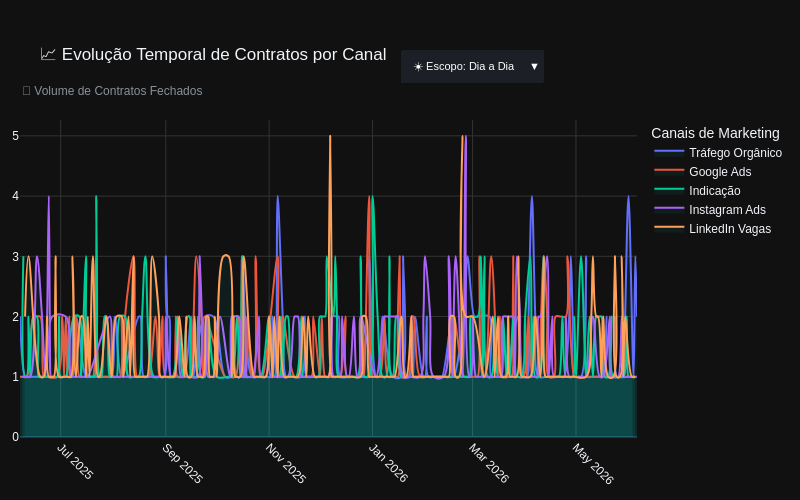

Source (notebook cell):
### Code cell
# =========================================================================
# TASK 5.3.3: RENDERIZAÇÃO DA CURVA TEMPORAL COM FILTRO DROP_DOWN COMPACTO
# =========================================================================
import plotly.graph_objects as go
import plotly.express as px
import pandas as pd

# 1. ENGENHARIA DE DADOS: Criando as 3 visões temporais antes do gráfico
df_temporal = df_analise.copy()
df_temporal['data_venda'] = pd.to_datetime(df_temporal['data_venda'])

# Extraímos as chaves textuais de tempo
df_temporal['Visao_Dia'] = df_temporal['data_venda'].dt.strftime('%Y-%m-%d')
df_temporal['Visao_Semana'] = df_temporal['data_venda'].dt.strftime('%Y-Sem %W')
df_temporal['Visao_Mes'] = df_temporal['data_venda'].dt.strftime('%Y-%m')

# Agrupamos as 3 tabelas que os botões vão alternar
df_dia = df_temporal.groupby(['Visao_Dia', 'canal_aquisicao']).size().reset_index(name='Contratos').sort_values('Visao_Dia')
df_semana = df_temporal.groupby(['Visao_Semana', 'canal_aquisicao']).size().reset_index(name='Contratos').sort_values('Visao_Semana')
df_mes = df_temporal.groupby(['Visao_Mes', 'canal_aquisicao']).size().reset_index(name='Contratos').sort_values('Visao_Mes')

# =========================================================================
# 2. CONSTRUÇÃO DO GRÁFICO (Injetando as Linhas Suaves sem marcadores)
# =========================================================================
lista_canais = df_temporal['canal_aquisicao'].unique()
num_canais = len(lista_canais)
fig_diario = go.Figure()

# 🔹 BLOCO A: Dados DIÁRIOS (Ativos por padrão: visible=True)
for canal in lista_canais:
    df_c = df_dia[df_dia['canal_aquisicao'] == canal]
    fig_diario.add_trace(go.Scatter(
        x=df_c['Visao_Dia'], y=df_c['Contratos'], name=canal, 
        mode='lines', line_shape='spline', visible=True,
        fill='tozeroy', fillcolor='rgba(0, 242, 254, 0.05)'
    ))

# 🔹 BLOCO B: Dados SEMANAIS (Escondidos por padrão: visible=False)
for canal in lista_canais:
    df_c = df_semana[df_semana['canal_aquisicao'] == canal]
    fig_diario.add_trace(go.Scatter(
        x=df_c['Visao_Semana'], y=df_c['Contratos'], name=canal, 
        mode='lines', line_shape='spline', visible=False,
        fill='tozeroy', fillcolor='rgba(0, 242, 254, 0.05)'
    ))

# 🔹 BLOCO C: Dados MENSAL (Escondidos por padrão: visible=False)
for canal in lista_canais:
    df_c = df_mes[df_mes['canal_aquisicao'] == canal]
    fig_diario.add_trace(go.Scatter(
        x=df_c['Visao_Mes'], y=df_c['Contratos'], name=canal, 
        mode='lines', line_shape='spline', visible=False,
        fill='tozeroy', fillcolor='rgba(0, 242, 254, 0.05)'
    ))

# =========================================================================
# 3. LAPIDAÇÃO CIRÚRGICA DO LAYOUT (MÁXIMA LARGURA E FILTRO PEQUENO)
# =========================================================================
fig_diario.update_layout(
    title=dict(text='📈 Evolução Temporal de Contratos por Canal', pad=dict(b=20)),
    template='plotly_dark',
    width=800,                  # Força o gráfico a abrir o máximo possível na horizontal
    height=500,                  
    legend_title='Canais de Marketing',
    hovermode='x unified',
    font=dict(family='sans-serif', size=12),
    
    # Colamos o gráfico nas bordas (l=20) e abrimos o topo (t=120) para o menu e título deitado
    margin=dict(l=20, r=20, t=120, b=60), 
    
    xaxis=dict(tickangle=45),
    yaxis=dict(title=None),      # Remove o título vertical para liberar espaço
    
    # Título do Eixo Y deitado na horizontal acima do gráfico
    annotations=[
        dict(
            text="👤 Volume de Contratos Fechados",
            xref="paper", yref="paper",
            x=0.0, y=1.12,
            showarrow=False,
            font=dict(family="sans-serif", size=12, color="#8A9299"),
            align="left"
        )
    ],
    
    # 💡 SEU NOVO FILTRO COMPACTO (DROPDOWN)
    updatemenus=[
        dict(
            type="dropdown",         # ✨ Alterado de "buttons" para "dropdown" (Cria a caixinha retrátil)
            direction="down",        # ✨ Abre a lista para baixo ao clicar
            active=0,                # Visão Diária começa selecionada
            x=0.85, y=1.22,          # Posiciona o filtro de forma limpa no topo superior direito
            bgcolor="#1C1F26",       # Cor de fundo combinando com nosso dark mode
            font=dict(color="#FFFFFF", size=11),
            buttons=list([
                dict(label="☀️ Escopo: Dia a Dia", method="update",
                     args=[{"visible": [True]*num_canais + [False]*num_canais + [False]*num_canais},
                           {"xaxis": {"title": "Cronologia (Dia a Dia)", "tickangle": 45}}]),
                
                dict(label="📆 Escopo: Semanal", method="update",
                     args=[{"visible": [False]*num_canais + [True]*num_canais + [False]*num_canais},
                           {"xaxis": {"title": "Cronologia (Semanas do Ano)", "tickangle": 45}}]),
                
                dict(label="📅 Escopo: Mensal", method="update",
                     args=[{"visible": [False]*num_canais + [False]*num_canais + [True]*num_canais},
                           {"xaxis": {"title": "Cronologia (Meses Consolidados)", "tickangle": 45}}]),
            ]),
        )
    ]
)

# Linhas de grade limpas
fig_diario.update_xaxes(showgrid=True, gridwidth=1, gridcolor='#333')
fig_diario.update_yaxes(showgrid=True, gridwidth=1, gridcolor='#333')

# Exibir o gráfico no Notebook
fig_diario.show()

### Figure 1 — Plotly figure (JSON) as saved in the notebook; plotly's stock layout.template omitted (floating-point values rounded to 4 significant figures; data arrays with more than 128 entries replaced by an {"elided": "..."} marker saying what was removed)
{"data": [{"fill": "tozeroy", "fillcolor": "rgba(0, 242, 254, 0.05)", "line": {"shape": "spline"}, "mode": "lines", "name": "Tráfego Orgânico", "type": "scatter", "visible": true, "x": {"elided": "163 str values"}, "y": {"elided": "163 int values"}}, {"fill": "tozeroy", "fillcolor": "rgba(0, 242, 254, 0.05)", "line": {"shape": "spline"}, "mode": "lines", "name": "Google Ads", "type": "scatter", "visible": true, "x": {"elided": "165 str values"}, "y": {"elided": "165 int values"}}, {"fill": "tozeroy", "fillcolor": "rgba(0, 242, 254, 0.05)", "line": {"shape": "spline"}, "mode": "lines", "name": "Indicação", "type": "scatter", "visible": true, "x": {"elided": "188 str values"}, "y": {"elided": "188 int values"}}, {"fill": "tozeroy", "fillcolor": "rgba(0, 242, 254, 0.05)", "line": {"shape": "spline"}, "mode": "lines", "name": "Instagram Ads", "type": "scatter", "visible": true, "x": {"elided": "162 str values"}, "y": {"elided": "162 int values"}}, {"fill": "tozeroy", "fillcolor": "rgba(0, 242, 254, 0.05)", "line": {"shape": "spline"}, "mode": "lines", "name": "LinkedIn Vagas", "type": "scatter", "visible": true, "x": {"elided": "176 str values"}, "y": {"elided": "176 int values"}}, {"fill": "tozeroy", "fillcolor": "rgba(0, 242, 254, 0.05)", "line": {"shape": "spline"}, "mode": "lines", "name": "Tráfego Orgânico", "type": "scatter", "visible": false, "x": ["2025-Sem 22", "2025-Sem 23", "2025-Sem 24", "2025-Sem 25", "2025-Sem 26", "2025-Sem 27", "2025-Sem 28", "2025-Sem 29", "2025-Sem 30", "2025-Sem 31", "2025-Sem 32", "2025-Sem 33", "2025-Sem 34", "2025-Sem 35", "2025-Sem 36", "2025-Sem 37", "2025-Sem 38", "2025-Sem 39", "2025-Sem 40", "2025-Sem 41", "2025-Sem 42", "2025-Sem 43", "2025-Sem 44", "2025-Sem 45", "2025-Sem 46", "2025-Sem 47", "2025-Sem 48", "2025-Sem 49", "2025-Sem 50", "2025-Sem 51", "2025-Sem 52", "2026-Sem 00", "2026-Sem 01", "2026-Sem 02", "2026-Sem 03", "2026-Sem 04", "2026-Sem 05", "2026-Sem 06", "2026-Sem 07", "2026-Sem 08", "2026-Sem 09", "2026-Sem 10", "2026-Sem 11", "2026-Sem 12", "2026-Sem 13", "2026-Sem 14", "2026-Sem 15", "2026-Sem 16", "2026-Sem 17", "2026-Sem 18", "2026-Sem 19", "2026-Sem 20", "2026-Sem 21", "2026-Sem 22"], "y": [2, 6, 2, 3, 2, 5, 4, 1, 4, 1, 4, 6, 4, 10, 3, 3, 2, 2, 4, 5, 2, 4, 9, 4, 4, 3, 2, 7, 2, 1, 4, 2, 3, 2, 8, 4, 4, 2, 3, 5, 8, 4, 3, 2, 8, 3, 5, 2, 9, 6, 7, 7, 6, 10]}, {"fill": "tozeroy", "fillcolor": "rgba(0, 242, 254, 0.05)", "line": {"shape": "spline"}, "mode": "lines", "name": "Google Ads", "type": "scatter", "visible": false, "x": ["2025-Sem 22", "2025-Sem 23", "2025-Sem 24", "2025-Sem 25", "2025-Sem 26", "2025-Sem 27", "2025-Sem 28", "2025-Sem 29", "2025-Sem 30", "2025-Sem 31", "2025-Sem 32", "2025-Sem 33", "2025-Sem 34", "2025-Sem 35", "2025-Sem 36", "2025-Sem 37", "2025-Sem 38", "2025-Sem 40", "2025-Sem 41", "2025-Sem 42", "2025-Sem 43", "2025-Sem 44", "2025-Sem 45", "2025-Sem 46", "2025-Sem 47", "2025-Sem 48", "2025-Sem 49", "2025-Sem 50", "2025-Sem 51", "2025-Sem 52", "2026-Sem 00", "2026-Sem 01", "2026-Sem 02", "2026-Sem 03", "2026-Sem 04", "2026-Sem 05", "2026-Sem 06", "2026-Sem 07", "2026-Sem 08", "2026-Sem 09", "2026-Sem 10", "2026-Sem 11", "2026-Sem 12", "2026-Sem 13", "2026-Sem 14", "2026-Sem 15", "2026-Sem 16", "2026-Sem 17", "2026-Sem 18", "2026-Sem 19", "2026-Sem 20", "2026-Sem 21", "2026-Sem 22"], "y": [2, 4, 6, 2, 8, 6, 5, 5, 3, 6, 5, 4, 5, 5, 3, 4, 5, 3, 10, 5, 2, 7, 1, 1, 4, 5, 4, 5, 5, 4, 2, 4, 8, 5, 1, 3, 2, 3, 3, 7, 3, 4, 7, 7, 6, 6, 7, 2, 1, 4, 2, 2, 2]}, {"fill": "tozeroy", "fillcolor": "rgba(0, 242, 254, 0.05)", "line": {"shape": "spline"}, "mode": "lines", "name": "Indicação", "type": "scatter", "visible": false, "x": ["2025-Sem 23", "2025-Sem 24", "2025-Sem 25", "2025-Sem 26", "2025-Sem 27", "2025-Sem 28", "2025-Sem 29", "2025-Sem 30", "2025-Sem 31", "2025-Sem 32", "2025-Sem 33", "2025-Sem 34", "2025-Sem 35", "2025-Sem 36", "2025-Sem 37", "2025-Sem 38", "2025-Sem 39", "2025-Sem 40", "2025-Sem 41", "2025-Sem 42", "2025-Sem 43", "2025-Sem 44", "2025-Sem 45", "2025-Sem 46", "2025-Sem 47", "2025-Sem 48", "2025-Sem 49", "2025-Sem 50", "2025-Sem 51", "2025-Sem 52", "2026-Sem 00", "2026-Sem 01", "2026-Sem 02", "2026-Sem 03", "2026-Sem 04", "2026-Sem 05", "2026-Sem 06", "2026-Sem 07", "2026-Sem 08", "2026-Sem 09", "2026-Sem 10", "2026-Sem 11", "2026-Sem 12", "2026-Sem 13", "2026-Sem 14", "2026-Sem 15", "2026-Sem 16", "2026-Sem 17", "2026-Sem 18", "2026-Sem 19", "2026-Sem 20", "2026-Sem 21", "2026-Sem 22"], "y": [10, 5, 3, 5, 5, 6, 9, 6, 5, 2, 5, 4, 2, 5, 8, 4, 1, 2, 7, 2, 3, 6, 6, 5, 4, 9, 9, 5, 6, 1, 6, 5, 7, 2, 3, 2, 2, 3, 6, 9, 4, 8, 5, 7, 7, 5, 6, 4, 6, 9, 5, 4, 3]}, {"fill": "tozeroy", "fillcolor": "rgba(0, 242, 254, 0.05)", "line": {"shape": "spline"}, "mode": "lines", "name": "Instagram Ads", "type": "scatter", "visible": false, "x": ["2025-Sem 22", "2025-Sem 23", "2025-Sem 24", "2025-Sem 25", "2025-Sem 26", "2025-Sem 27", "2025-Sem 28", "2025-Sem 30", "2025-Sem 31", "2025-Sem 32", "2025-Sem 33", "2025-Sem 34", "2025-Sem 35", "2025-Sem 36", "2025-Sem 37", "2025-Sem 38", "2025-Sem 39", "2025-Sem 40", "2025-Sem 41", "2025-Sem 42", "2025-Sem 43", "2025-Sem 44", "2025-Sem 45", "2025-Sem 46", "2025-Sem 47", "2025-Sem 48", "2025-Sem 49", "2025-Sem 50", "2025-Sem 51", "2026-Sem 00", "2026-Sem 01", "2026-Sem 02", "2026-Sem 03", "2026-Sem 04", "2026-Sem 05", "2026-Sem 06", "2026-Sem 07", "2026-Sem 08", "2026-Sem 09", "2026-Sem 11", "2026-Sem 12", "2026-Sem 13", "2026-Sem 14", "2026-Sem 15", "2026-Sem 16", "2026-Sem 17", "2026-Sem 18", "2026-Sem 19", "2026-Sem 20", "2026-Sem 21", "2026-Sem 22"], "y": [1, 3, 6, 9, 2, 5, 3, 4, 1, 2, 4, 4, 5, 5, 5, 7, 3, 5, 7, 4, 6, 4, 3, 6, 1, 3, 8, 4, 4, 1, 6, 6, 2, 6, 3, 4, 4, 10, 2, 6, 10, 2, 6, 7, 5, 5, 3, 4, 3, 6, 1]}, {"fill": "tozeroy", "fillcolor": "rgba(0, 242, 254, 0.05)", "line": {"shape": "spline"}, "mode": "lines", "name": "LinkedIn Vagas", "type": "scatter", "visible": false, "x": ["2025-Sem 23", "2025-Sem 24", "2025-Sem 25", "2025-Sem 26", "2025-Sem 27", "2025-Sem 28", "2025-Sem 29", "2025-Sem 30", "2025-Sem 31", "2025-Sem 32", "2025-Sem 33", "2025-Sem 34", "2025-Sem 35", "2025-Sem 36", "2025-Sem 37", "2025-Sem 38", "2025-Sem 39", "2025-Sem 40", "2025-Sem 41", "2025-Sem 42", "2025-Sem 43", "2025-Sem 44", "2025-Sem 45", "2025-Sem 46", "2025-Sem 47", "2025-Sem 48", "2025-Sem 49", "2025-Sem 50", "2025-Sem 51", "2025-Sem 52", "2026-Sem 00", "2026-Sem 01", "2026-Sem 02", "2026-Sem 03", "2026-Sem 04", "2026-Sem 05", "2026-Sem 06", "2026-Sem 07", "2026-Sem 08", "2026-Sem 09", "2026-Sem 10", "2026-Sem 11", "2026-Sem 12", "2026-Sem 13", "2026-Sem 14", "2026-Sem 15", "2026-Sem 16", "2026-Sem 17", "2026-Sem 18", "2026-Sem 19", "2026-Sem 20", "2026-Sem 21", "2026-Sem 22"], "y": [5, 2, 8, 4, 7, 9, 2, 5, 5, 7, 5, 4, 3, 6, 5, 7, 7, 7, 5, 3, 4, 6, 5, 4, 4, 8, 5, 3, 5, 2, 1, 2, 4, 5, 3, 1, 5, 9, 9, 1, 3, 7, 7, 3, 6, 2, 3, 2, 3, 10, 5, 8, 2]}, {"fill": "tozeroy", "fillcolor": "rgba(0, 242, 254, 0.05)", "line": {"shape": "spline"}, "mode": "lines", "name": "Tráfego Orgânico", "type": "scatter", "visible": false, "x": ["2025-06", "2025-07", "2025-08", "2025-09", "2025-10", "2025-11", "2025-12", "2026-01", "2026-02", "2026-03", "2026-04", "2026-05", "2026-06"], "y": [13, 14, 17, 20, 14, 21, 16, 18, 15, 18, 25, 27, 10]}, {"fill": "tozeroy", "fillcolor": "rgba(0, 242, 254, 0.05)", "line": {"shape": "spline"}, "mode": "lines", "name": "Google Ads", "type": "scatter", "visible": false, "x": ["2025-06", "2025-07", "2025-08", "2025-09", "2025-10", "2025-11", "2025-12", "2026-01", "2026-02", "2026-03", "2026-04", "2026-05", "2026-06"], "y": [14, 26, 21, 17, 20, 13, 23, 20, 11, 22, 26, 10, 2]}, {"fill": "tozeroy", "fillcolor": "rgba(0, 242, 254, 0.05)", "line": {"shape": "spline"}, "mode": "lines", "name": "Indicação", "type": "scatter", "visible": false, "x": ["2025-06", "2025-07", "2025-08", "2025-09", "2025-10", "2025-11", "2025-12", "2026-01", "2026-02", "2026-03", "2026-04", "2026-05", "2026-06"], "y": [20, 27, 18, 19, 13, 23, 30, 23, 11, 29, 27, 25, 3]}, {"fill": "tozeroy", "fillcolor": "rgba(0, 242, 254, 0.05)", "line": {"shape": "spline"}, "mode": "lines", "name": "Instagram Ads", "type": "scatter", "visible": false, "x": ["2025-06", "2025-07", "2025-08", "2025-09", "2025-10", "2025-11", "2025-12", "2026-01", "2026-02", "2026-03", "2026-04", "2026-05", "2026-06"], "y": [19, 12, 13, 23, 21, 17, 19, 18, 22, 21, 22, 18, 1]}, {"fill": "tozeroy", "fillcolor": "rgba(0, 242, 254, 0.05)", "line": {"shape": "spline"}, "mode": "lines", "name": "LinkedIn Vagas", "type": "scatter", "visible": false, "x": ["2025-06", "2025-07", "2025-08", "2025-09", "2025-10", "2025-11", "2025-12", "2026-01", "2026-02", "2026-03", "2026-04", "2026-05", "2026-06"], "y": [16, 24, 23, 24, 21, 21, 23, 15, 22, 22, 14, 26, 2]}], "layout": {"annotations": [{"align": "left", "font": {"color": "#8A9299", "family": "sans-serif", "size": 12}, "showarrow": false, "text": "👤 Volume de Contratos Fechados", "x": 0, "xref": "paper", "y": 1.12, "yref": "paper"}], "font": {"family": "sans-serif", "size": 12}, "height": 500, "hovermode": "x unified", "legend": {"title": {"text": "Canais de Marketing"}}, "margin": {"b": 60, "l": 20, "r": 20, "t": 120}, "title": {"pad": {"b": 20}, "text": "📈 Evolução Temporal de Contratos por Canal"}, "updatemenus": [{"active": 0, "bgcolor": "#1C1F26", "buttons": [{"args": [{"visible": [true, true, true, true, true, false, false, false, false, false, false, false, false, false, false]}, {"xaxis": {"tickangle": 45, "title": "Cronologia (Dia a Dia)"}}], "label": "☀️ Escopo: Dia a Dia", "method": "update"}, {"args": [{"visible": [false, false, false, false, false, true, true, true, true, true, false, false, false, false, false]}, {"xaxis": {"tickangle": 45, "title": "Cronologia (Semanas do Ano)"}}], "label": "📆 Escopo: Semanal", "method": "update"}, {"args": [{"visible": [false, false, false, false, false, false, false, false, false, false, true, true, true, true, true]}, {"xaxis": {"tickangle": 45, "title": "Cronologia (Meses Consolidados)"}}], "label": "📅 Escopo: Mensal", "method": "update"}], "direction": "down", "font": {"color": "#FFFFFF", "size": 11}, "type": "dropdown", "x": 0.85, "y": 1.22}], "width": 800, "xaxis": {"gridcolor": "#333", "gridwidth": 1, "showgrid": true, "tickangle": 45}, "yaxis": {"gridcolor": "#333", "gridwidth": 1, "showgrid": true, "title": {}}}}
